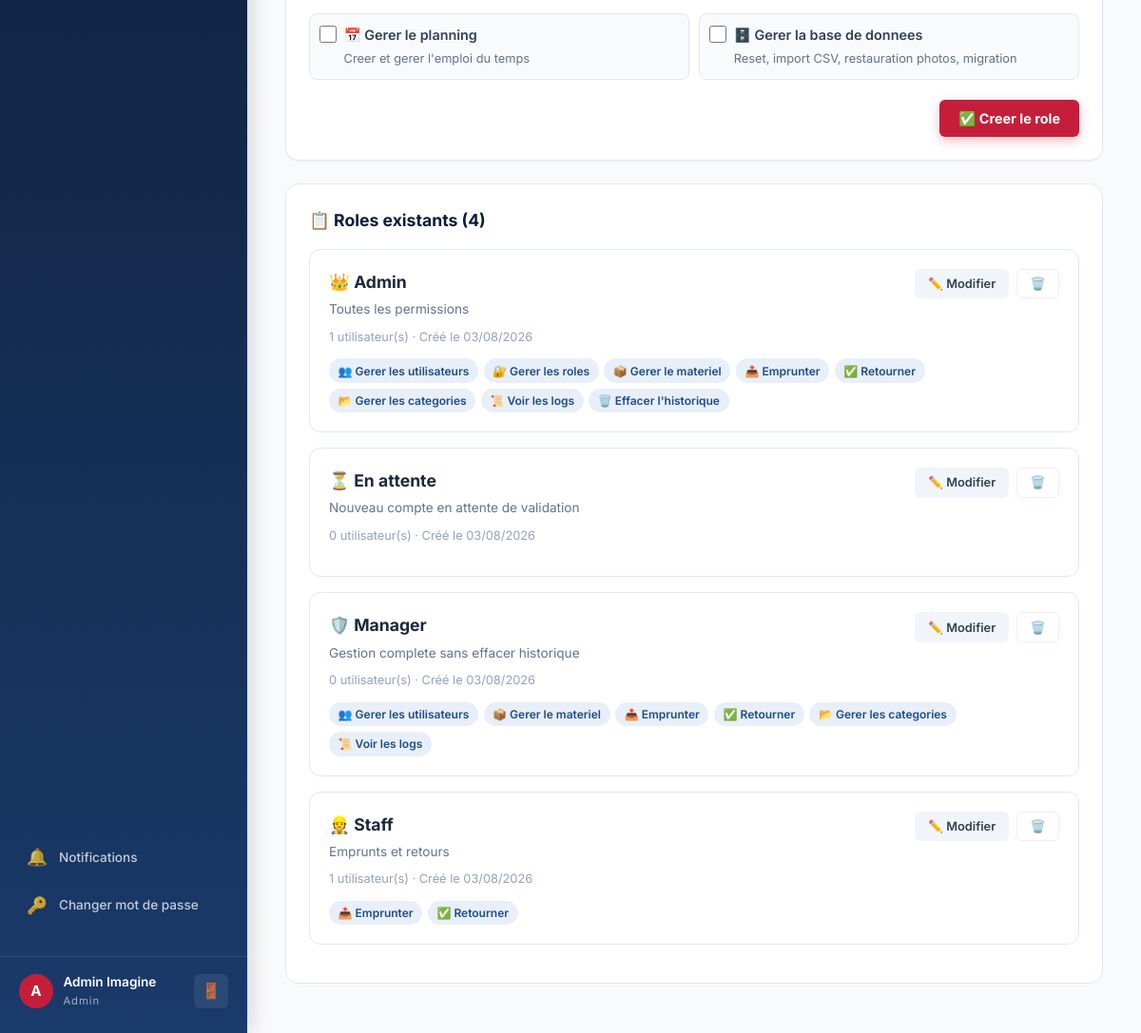
The page /admin/roles (signed in, lower part) on the database as committed earlier.
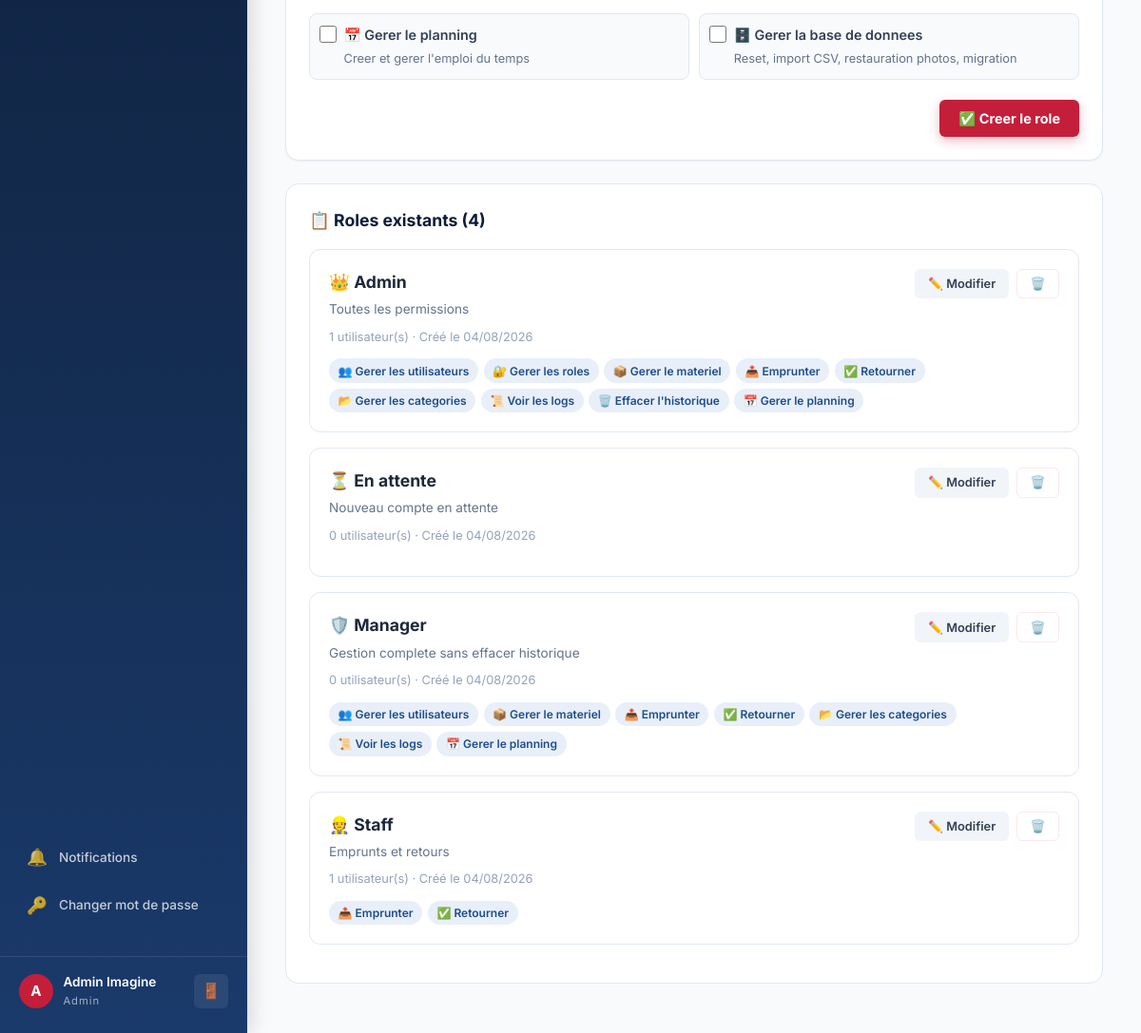
The same page on the database as committed later.
### app.py (models this page shows, shortened)
class CustomRole(db.Model):
    __tablename__ = 'roles'
    id = db.Column(db.Integer, primary_key=True); name = db.Column(db.String(100), unique=True, nullable=False)
    icon = db.Column(db.String(10), default='👤'); description = db.Column(db.String(250), default='')
    permissions = db.Column(db.Text, default=''); created_at = db.Column(db.DateTime, default=tunisia_now)
    users = db.relationship('User', backref='role', lazy=True)
    def get_permissions(self):
        try: return json.loads(self.permissions) if self.permissions else []
        except: return []
    def has_permission(self, p): return p in self.get_permissions()

### app.py (the view)
@app.route('/admin/roles')
@permission_required('manage_roles')
def manage_roles():
    return render_template('manage_roles.html', roles=CustomRole.query.order_by(CustomRole.name).all(), all_permissions=ALL_PERMISSIONS)

### app.py (called while the page is built)
@login_manager.user_loader
def load_user(uid): return db.session.get(User, int(uid))

def permission_required(perm):
    def decorator(f):
        @wraps(f)
        @login_required
        def decorated(*args, **kwargs):
            if not current_user.has_permission(perm):
                try: log_action('permission_denied', f'Tentative d\'acces refuse : {perm}')
                except: pass
                flash('Acces refuse. Permission requise : ' + perm, 'error')
                return redirect(url_for('dashboard'))
            return f(*args, **kwargs)
        return decorated
    return decorator

    def has_permission(self, perm):
        role = db.session.get(CustomRole, self.role_id) if self.role_id else None
        return role.has_permission(perm) if role else False

    @property
    def role_name(self):
        role = db.session.get(CustomRole, self.role_id) if self.role_id else None
        return role.name if role else 'Aucun role'

    @property
    def unread_notifications(self):
        return Notification.query.filter_by(user_id=self.id, read=False).count()

### templates/manage_roles.html (shortened to what this page needs)
{% extends "base.html" %}
{% block content %}
<div class="form-page" style="max-width:1000px">
    <div class="form-card" style="margin-bottom:1.5rem">
        <form method="POST" action="{{ url_for('create_role') }}">
            <div style="display:grid;grid-template-columns:repeat(auto-fill,minmax(280px,1fr));gap:0.65rem">
                {% for p in all_permissions %}
                <label style="display:flex;align-items:start;gap:0.5rem;font-weight:400;cursor:pointer;padding:0.6rem;border:1px solid var(--gray-200);border-radius:8px;background:var(--gray-50)">
                    <input type="checkbox" name="permissions" value="{{ p.key }}" style="width:18px;height:18px;margin-top:2px">
                    <div><span style="font-weight:600;font-size:0.9rem">{{ p.icon }} {{ p.label }}</span><br><small style="color:var(--gray-500)">{{ p.desc }}</small></div>
                </label>
                {% endfor %}
            </div>
            <div style="display:flex;justify-content:flex-end;padding-top:1rem"><button class="btn btn-accent">✅ Creer le role</button></div>
        </form>
    </div>
    <div class="detail-section"><h2>📋 Roles existants ({{ roles|length }})</h2>
        {% for role in roles %}
        <div style="border:1px solid var(--gray-200);border-radius:12px;padding:1.25rem;margin-bottom:1rem;background:var(--white)">
            <div style="display:flex;justify-content:space-between;align-items:start;flex-wrap:wrap;gap:1rem">
                <div>
                    <h3 style="font-size:1.1rem;margin-bottom:.25rem">{{ role.icon }} {{ role.name }}</h3>
                    <p style="color:var(--gray-500);font-size:.85rem">{{ role.description or 'Aucune description' }}</p>
                    <div style="margin-top:.5rem">
                        <small style="color:var(--gray-400)">{{ role.users|length }} utilisateur(s) · Créé le {{ role.created_at.strftime('%d/%m/%Y') }}</small>
                    </div>
                </div>
                <div style="display:flex;gap:.5rem">
                    <button class="btn btn-sm btn-secondary edit-role-btn" data-role='{"id":{{ role.id }},"name":{{ role.name | tojson }},"icon":{{ role.icon | tojson }},"desc":{{ (role.description or '') | tojson }},"perms":{{ role.get_permissions() | tojson }}}'>✏️ Modifier</button>
                    <form method="POST" action="{{ url_for('delete_role',rid=role.id) }}" onsubmit="return confirm('Supprimer le role {{ role.name | replace("'","\\'") }} ?')"><button class="btn btn-sm btn-danger">🗑️</button></form>
                </div>
            </div>
            <div style="display:flex;flex-wrap:wrap;gap:.35rem;margin-top:.75rem">
                {% for p in role.get_permissions() %}
                {% set pinfo = all_permissions | selectattr("key","equalto",p) | first %}
                <span style="background:var(--blue-pale);color:var(--blue);padding:.2rem .6rem;border-radius:100px;font-size:.75rem;font-weight:600">{{ pinfo.icon if pinfo else '⚙️' }} {{ pinfo.label if pinfo else p }}</span>
                {% endfor %}
            </div>
        </div>
        {% endfor %}
    </div>
</div>
{% endblock %}

### templates/base.html (shortened to what this page needs)
<!DOCTYPE html>
<html lang="fr">
<head>
    <link rel="stylesheet" href="{{ url_for('static', filename='css/style.css') }}">
</head>
<body>
    {% if current_user.is_authenticated %}
    {% if current_user.has_permission('borrow_equipment') or current_user.has_permission('manage_equipment') or current_user.has_permission('manage_users') %}
    <aside class="sidebar" id="sidebar">
        <nav class="sidebar-nav">
            <div style="margin-top:auto;padding:0.5rem 0">
                <a href="{{ url_for('notifications') }}" class="nav-item" style="font-size:0.85rem;position:relative">
                    <span class="nav-icon">🔔</span><span>Notifications</span>
                </a>
                <a href="{{ url_for('change_password') }}" class="nav-item" style="font-size:0.85rem">
                    <span class="nav-icon">🔑</span><span>Changer mot de passe</span>
                </a>
            </div>
        </nav>
        <div class="sidebar-footer">
            <div class="user-info">
                <div class="user-avatar">{{ current_user.full_name[0] | upper }}</div>
                <div>
                    <div class="user-name">{{ current_user.full_name }}</div>
                    <div class="user-role">{{ current_user.role_name }}</div>
                </div>
            </div>
            <a href="{{ url_for('logout') }}" class="logout-btn" title="Deconnexion">🚪</a>
        </div>
    </aside>
    {% endif %}
    {% endif %}
    <main class="main-content ">
        {% block content %}{% endblock %}
    </main>
</body>
</html>

Rows that differ between the two databases and show on the page:
changed CustomRole "Admin": created_at "03/08/2026" → "04/08/2026"
changed CustomRole "En attente": description "Nouveau compte en attente de validation" → "Nouveau compte en attente"; created_at "03/08/2026" → "04/08/2026"
changed CustomRole "Manager": created_at "03/08/2026" → "04/08/2026"
changed CustomRole "Staff": created_at "03/08/2026" → "04/08/2026"
Other text that changed with them:
new list line: "📅 Gerer le planning"
